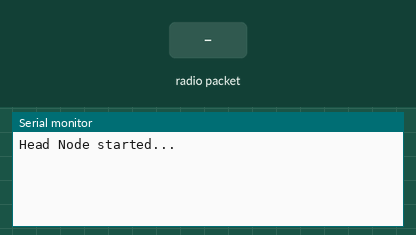
Recording of a sketch running on a simulated Arduino Uno, built with avr-gcc and run on an emulated ATmega328P. On the bench: the last lines printed to the serial monitor. The test bench sets the inputs (shaded band). No radio packets arrive unless stated.

Above: at 1.2 s.
1.3 s: radio packet "1" arrives
At 2.4 s:
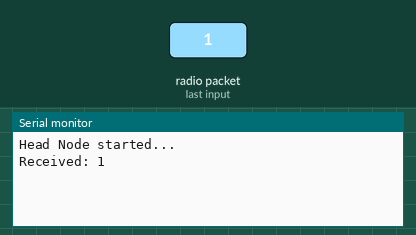
2.8 s: radio packet "0" arrives
At 3.5 s:
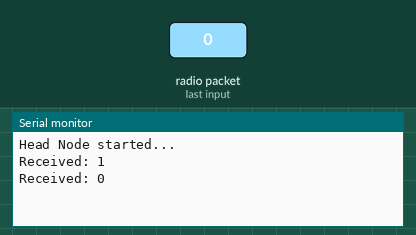
4.3 s: radio packet "2" arrives
At 4.7 s:
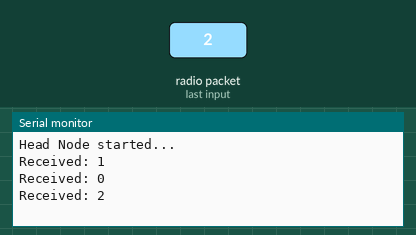

The sketch:

AIR0214_Angad_Head.ino
```cpp
#include <SPI.h>
#include <nRF24L01.h>
#include <RF24.h>

RF24 radio(2, 3);  // CE, CSN

const byte HEAD_ID = 0;
const byte MIDDLE_ID = 1;
const byte LAST_ID = 2;

// Pipes
const byte addresses[][6] = {"1Node", "2Node", "3Node"};

unsigned long lastHeartbeat = 0;
const unsigned long heartbeatInterval = 10000; // 10 sec

void setup() {
  Serial.begin(9600);
  if (!radio.begin()) {
    Serial.println("NRF24 hardware not responding!");
    while (1);
  }

  radio.openWritingPipe(addresses[1]); // Send to middle first
  radio.openReadingPipe(1, addresses[0]); // Receive on Head
  radio.setPALevel(RF24_PA_LOW);
  radio.startListening();

  Serial.println("Head Node started...");
}

void loop() {
  // Heartbeat sending every 10 sec
  if (millis() - lastHeartbeat > heartbeatInterval) {
    sendHeartbeat();
    lastHeartbeat = millis();
  }

  // Check incoming messages
  if (radio.available()) {
    char text[32] = "";
    radio.read(&text, sizeof(text));
    Serial.print("Received: ");
    Serial.println(text);
  }
}

void sendHeartbeat() {
  radio.stopListening();
  String msg = "HEARTBEAT:" + String(HEAD_ID) + "->" + String(MIDDLE_ID);
  bool ok = false;
  for (int i = 0; i < 3; i++) {
    if (radio.write(msg.c_str(), msg.length() + 1)) {
      ok = true;
      Serial.println("Sent heartbeat to Middle...");
      break;
    }
    delay(5);
  }
  if (!ok) Serial.println("Failed to send heartbeat to Middle!");
  radio.startListening();
}
```

Measured:
- after the input at 1.3 s, the serial monitor: prints a new line at once (image 1)
- after the input at 2.8 s, the serial monitor: prints a new line at once (image 2)
- after the input at 4.3 s, the serial monitor: prints a new line at once (image 3)
